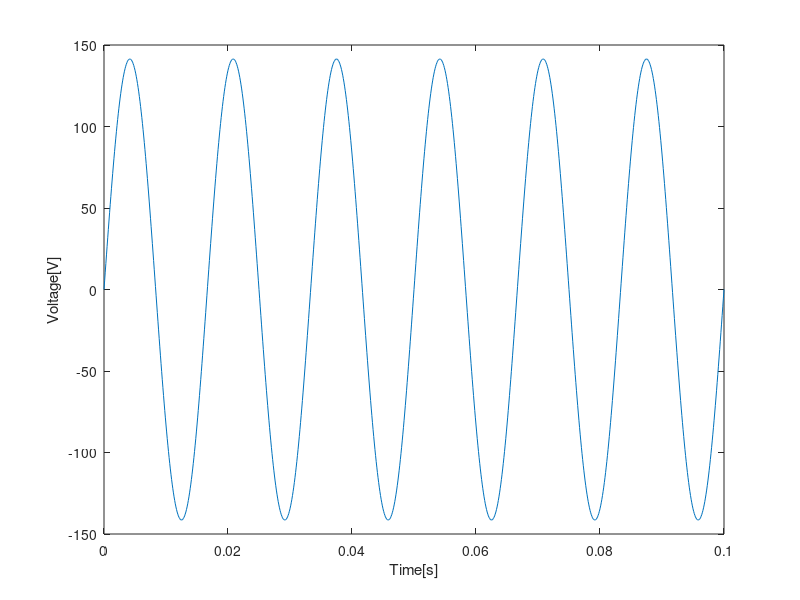

Write the MATLAB code that produced this figure. (Note: this script raises an error after producing the figure.)
clear 
close all

%%
e=exp(1);

%% source
t=0:0.0001:0.1;
f=60;
V=100;

v=sqrt(2)*V*sin(2*pi*f*t);

figure
plot(t,v);
xlabel('Time[s]');
ylabel('Voltage[V]');
%% resister
R=30;
ir=v/R;

figure
yyaxis right
plot(t,ir);
ylabel('Current[A]');
hold on
yyaxis left
plot(t,v);
xlabel('Time[s]');
ylabel('Voltage[V]');
hold on
%% inductor
R2=30;
L=10*10^3;
omegaL=2*pi*f*L;
phi=atan(omegaL/R);

il=(sqrt(2)*V)/(sqrt(R2^2+omegaL^2))*(e^(-R/L)*sin(phi)+sin(2*pi*f*t-phi));

figure
yyaxis right
plot(t,il);
ylabel('Current[A]');
hold on
yyaxis left
xlabel('Time[s]');
ylabel('Voltage[V]');
plot(t,v);

%% capacitor
R2=10;
C=0.1*10^-6;

omegaC=2*pi*f*C;
phi=atan(omegaC*R2);

ic=(omegaC*sqrt(2)*V)/(sqrt(1+(omegaC*R2)^2)).*(cos(2*pi*f.*t-phi)-e.^(-t/(C*R2)).*cos(phi));

figure
yyaxis right
plot(t,ic);
ylabel('Current[A]');
hold on
yyaxis left
xlabel('Time[s]');
ylabel('Voltage[V]');
plot(t,v);

